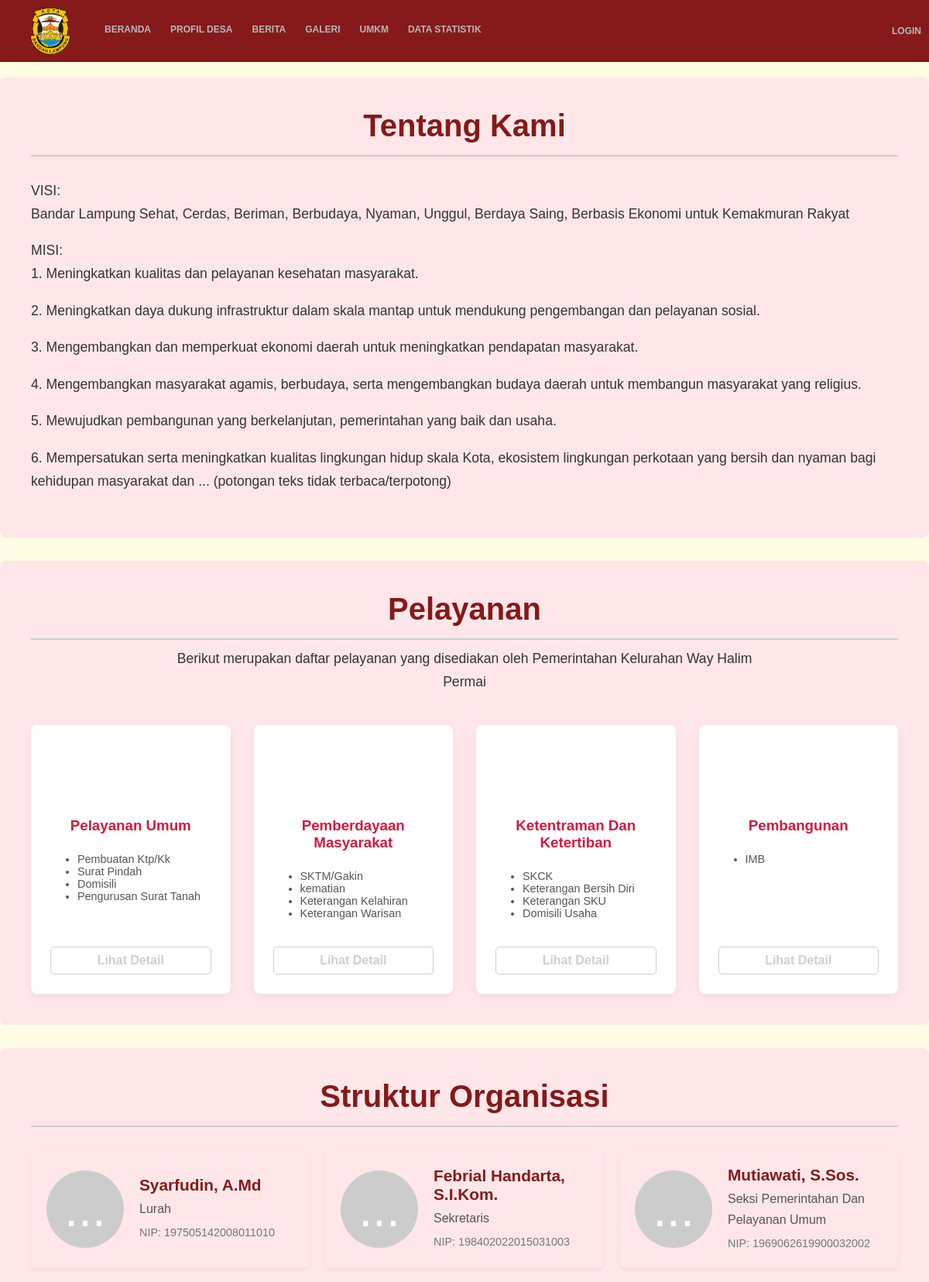
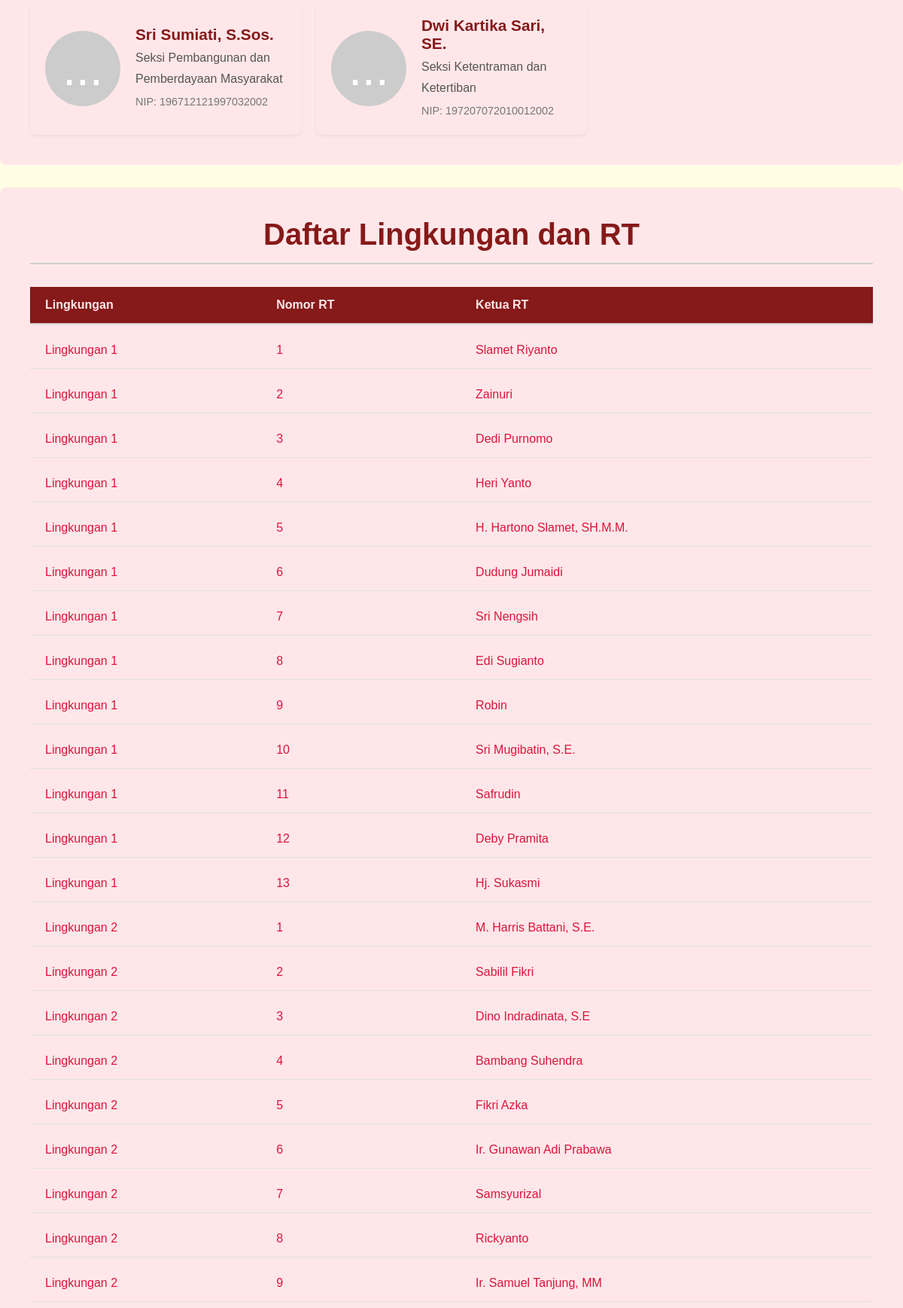
/profil/profil-desa/ (upper part), run on the app's committed database (2 pictures, top to bottom).
### profil/models.py (models this page shows, shortened)
class Profil(models.Model):
    judul = models.CharField(max_length=200)
    konten = models.TextField()

class KategoriLayanan(models.Model):
    nama_kategori = models.CharField(max_length=100)
    icon_svg = models.TextField(blank=True, null=True, help_text="Tempelkan kode SVG ikon di sini")
    class Meta:
        verbose_name_plural = "Kategori Layanan"

class Layanan(models.Model):
    kategori = models.ForeignKey(KategoriLayanan, related_name='layanan_list', on_delete=models.CASCADE)
    nama_layanan = models.CharField(max_length=200)
    deskripsi_lengkap = models.TextField()
    class Meta:
        verbose_name_plural = "Layanan"

class StrukturOrganisasi(models.Model):
    nama = models.CharField(max_length=100)
    jabatan = models.CharField(max_length=100)
    nip = models.CharField(max_length=20, blank=True, null=True)
    foto = models.ImageField(upload_to='struktur_organisasi/', blank=True, null=True)

class LingkunganRT(models.Model):
    nama_lingkungan = models.CharField(max_length=100)
    nomor_rt = models.CharField(max_length=5)
    nama_ketua_rt = models.CharField(max_length=100)

### profil/views.py (the view)
# urls.py: path('profil-desa/', views.halaman_profil_lengkap, name='profil_lengkap'),
def halaman_profil_lengkap(request):
    try:
        tentang_kami = Profil.objects.get(judul__icontains="Tentang Kami")
    except Profil.DoesNotExist:
        tentang_kami = None
    semua_kategori = KategoriLayanan.objects.all()
    semua_pejabat = StrukturOrganisasi.objects.all()
    semua_rt = LingkunganRT.objects.all()
    context = {
        'tentang_kami': tentang_kami,
        'semua_kategori': semua_kategori,
        'semua_pejabat': semua_pejabat,
        'semua_rt': semua_rt,
    }
    return render(request, 'profil/halaman_profil_lengkap.html', context)

### profil/templates/profil/halaman_profil_lengkap.html (shortened to what this page needs)
{% extends 'profil/base.html' %}
{% load static %}
{% block extra_css %}
    <link rel="stylesheet" href="{% static 'css/daftarlingkungan.css' %}?v=1.0">
{% endblock %}
{% block content %}
<div class="profil-section">
    {% if tentang_kami %}
        <h1>{{ tentang_kami.judul }}</h1>
        <p class="profil-subtitle">
            {{ tentang_kami.konten|linebreaks }}
        </p>
    {% endif %}
</div>
<div class="profil-section">
    <h1>Pelayanan</h1>
    <p class="profil-subtitle" style="margin-top: 10px; margin-bottom: 40px;">
        Berikut merupakan daftar pelayanan yang disediakan oleh Pemerintahan Kelurahan Way Halim Permai
    </p>
    <div class="layanan-grid" style="display: grid; grid-template-columns: repeat(auto-fill, minmax(250px, 1fr)); gap: 30px; justify-content: center;">
        {% for kategori in semua_kategori %}
        <div class="layanan-card" style="background: #fff; border-radius: 8px; box-shadow: 0 4px 12px rgba(0,0,0,0.05); padding: 25px; text-align: center; display: flex; flex-direction: column;">
            <div class="layanan-icon" style="color: var(--warna-aksen); width: 60px; height: 60px; margin: 0 auto 15px auto;">
            </div>
            <h3 style="font-weight: 600; margin-bottom: 10px;">{{ kategori.nama_kategori }}</h3>
            <div style="flex-grow: 1; text-align: left; padding-left: 15px; margin-bottom: 20px;">
                <ul style="font-size: 0.9em; color: #555; padding-left: 20px;">
                    {% for layanan in kategori.layanan_list.all|slice:":6" %}
                        <li>{{ layanan.nama_layanan }}</li>
                    {% empty %}
                        <li style="list-style: none;">-</li>
                    {% endfor %}
                </ul>
            </div>
            <a href="{% url 'layanan_detail' kategori_id=kategori.pk %}" style="border: 1px solid var(--warna-aksen); color: var(--warna-aksen); padding: 8px 15px; border-radius: 5px; text-decoration: none; font-weight: 600; margin-top: auto;">
                Lihat Detail
            </a>
        </div>
        {% endfor %}
    </div>
</div>
<div class="profil-section">
    <h1>Struktur Organisasi</h1>
    <div class="struktur-organisasi-grid" style="display: grid; grid-template-columns: repeat(auto-fill, minmax(350px, 1fr)); gap: 20px; margin-top: 30px;">
        {% for pejabat in semua_pejabat %}
        <div class="pejabat-card"> <div class="pejabat-foto" style="flex-shrink: 0; margin-right: 20px;">
                {% if pejabat.foto %}
                    <img src="{{ pejabat.foto.url }}" alt="{{ pejabat.nama }}" style="width: 100px; height: 100px; object-fit: cover; border-radius: 50%;">
                {% else %}
                    <div style="width: 100px; height: 100px; border-radius: 50%; background-color: #ccc; display: flex; align-items: center; justify-content: center; font-size: 4em; color: #fff;">
                        <span>...</span>
                    </div>
                {% endif %}
            </div>
            <div class="pejabat-detail">
                <h5 style="margin: 0 0 5px 0; color: var(--warna-utama); font-size: 1.3em;">{{ pejabat.nama }}</h5>
                <p style="margin: 0; font-size: 1em; color: #555;">{{ pejabat.jabatan }}</p>
                <p style="margin: 5px 0 0 0; font-size: 0.9em; color: #777;">NIP: {{ pejabat.nip|default_if_none:"-" }}</p>
            </div>
        </div>
        {% empty %}
        <p style="grid-column: 1 / -1; text-align: center;">Data struktur organisasi belum diisi.</p>
        {% endfor %}
    </div>
</div>
<div class="profil-section">
    <h1>Daftar Lingkungan dan RT</h1>
    <div class="table-container" style="border: none; padding: 0;">
        <table>
            <thead>
                <tr>
                    <th>Lingkungan</th>
                    <th>Nomor RT</th>
                    <th>Ketua RT</th>
                </tr>
            </thead>
            <tbody>
                {% for rt in semua_rt %}
                <tr>
                    <td>{{ rt.nama_lingkungan }}</td>
                    <td>{{ rt.nomor_rt }}</td>
                    <td>{{ rt.nama_ketua_rt }}</td>
                </tr>
                {% empty %}
                <tr>
                    <td colspan="3">Data lingkungan & RT belum diisi.</td>
                </tr>
                {% endfor %}
            </tbody>
        </table>
    </div>
</div>
{% endblock %}

### static/css/style.css (style rules this page uses)
:root { --warna-utama: rgb(134, 25, 25); --warna-aksen: #cfcfcf; --warna-latar: #FFFDE3; --warna-kartu: #ffffff; --warna-teks: crimson; --warna-putih: #FFE7E9; --lebar-konten-maksimal: 1200px; }
body { margin: 0px; font-family: 'OpenSans', Calibri, sans-serif; display: flex; flex-direction: column; min-height: 100vh; padding-top: 0; background-color: var(--warna-putih); color: var(--warna-teks); }
h1 { font-size: 36px; }
div p { color: #333; }
html, body { overflow-x: hidden; }

### static/css/daftarlingkungan.css (style rules this page uses)
body { padding-top: 100px; background-color: var(--warna-latar); font-family: 'OpenSans', Calibri, sans-serif; }
h1 { font-size: 2.5em; color: var(--warna-utama); margin: 0; font-weight: bold; }
.table-container { overflow-x: auto; padding: 20px; border: 1px solid rgb(208, 208, 208); }
table { width: 100%; border-collapse: separate; border-spacing: 0 10px; margin-top: 20px; }
thead th { background-color: var(--warna-utama); color: var(--warna-putih); text-align: left; padding: 15px 20px; font-weight: 600; border-bottom: 2px solid var(--warna-aksen); }
tbody td { padding: 15px 20px; border-bottom: 1px solid #E0E0E0; color: var(--warna-teks); }
tbody tr:nth-child(even) { background-color: var(--warna-putih); }

### profil/templates/profil/halaman_profil_lengkap.html (style rules this page uses)
.profil-section { background-color: var(--warna-putih); margin-bottom: 30px; padding: 40px; border-radius: 8px; margin-top: 0; }
.profil-section h1 { color: var(--warna-utama); font-size: 2.5em; border-bottom: 2px solid var(--warna-aksen); padding-bottom: 15px; text-align: center; margin-top: 0; }
.profil-section p { font-size: 1.1em; line-height: 1.7; }
.profil-subtitle { text-align: center; max-width: 800px; margin: 0 auto 30px auto; }
.pejabat-card { display: flex; align-items: center; background-color: var(--warna-putih); padding: 20px; border-radius: 8px; box-shadow: 0 2px 5px rgba(0,0,0,0.05); text-align: left; }

### data on the page
Profil: judul "Tentang Kami", konten "VISI: Bandar Lampung Sehat, Cerdas, Beriman, Berbudaya, Nyaman, Unggul, Berdaya Saing, Berbasis Ekonomi untuk Kemakmuran Rakyat MISI: 1. Meningkatkan kualitas dan pelayanan kesehatan masyarakat. 2. Meningkatkan daya dukung infrastruktur dalam skala mantap untuk mendukung pengembangan dan pelayanan sosial. 3. Mengembangkan dan memperkuat ekonomi daerah untuk meningkatkan pendapatan masyarakat. 4. Mengembangkan masyarakat agamis, berbudaya, serta mengembangkan budaya daerah untuk membangun masyarakat yang religius. 5. Mewujudkan pembangunan yang berkelanjutan, pemerintahan yang baik dan usaha. 6. Mempersatukan serta meningkatkan kualitas lingkungan hidup skala Kota, ekosistem lingkungan…"
KategoriLayanan: nama_kategori "Pelayanan Umum"
Layanan: nama_layanan "Pembuatan Ktp/Kk"
Layanan: nama_layanan "Surat Pindah"
Layanan: nama_layanan "Domisili"
Layanan: nama_layanan "Pengurusan Surat Tanah"
KategoriLayanan: nama_kategori "Pemberdayaan Masyarakat"
Layanan: nama_layanan "SKTM/Gakin"
Layanan: nama_layanan "kematian"
Layanan: nama_layanan "Keterangan Kelahiran"
Layanan: nama_layanan "Keterangan Warisan"
KategoriLayanan: nama_kategori "Ketentraman Dan Ketertiban"
Layanan: nama_layanan "SKCK"
Layanan: nama_layanan "Keterangan Bersih Diri"
Layanan: nama_layanan "Keterangan SKU"
Layanan: nama_layanan "Domisili Usaha"
KategoriLayanan: nama_kategori "Pembangunan"
Layanan: nama_layanan "IMB"
StrukturOrganisasi: nama "Syarfudin, A.Md", jabatan "Lurah", nip "197505142008011010"
StrukturOrganisasi: nama "Febrial Handarta, S.I.Kom.", jabatan "Sekretaris", nip "198402022015031003"
StrukturOrganisasi: nama "Mutiawati, S.Sos.", jabatan "Seksi Pemerintahan Dan Pelayanan Umum", nip "1969062619900032002"
StrukturOrganisasi: nama "Sri Sumiati, S.Sos.", jabatan "Seksi Pembangunan dan Pemberdayaan Masyarakat", nip "196712121997032002"
StrukturOrganisasi: nama "Dwi Kartika Sari, SE.", jabatan "Seksi Ketentraman dan Ketertiban", nip "197207072010012002"
LingkunganRT: nama_lingkungan "Lingkungan 1", nomor_rt "1", nama_ketua_rt "Slamet Riyanto"
LingkunganRT: nama_lingkungan "Lingkungan 1", nomor_rt "2", nama_ketua_rt "Zainuri"
LingkunganRT: nama_lingkungan "Lingkungan 1", nomor_rt "3", nama_ketua_rt "Dedi Purnomo"
LingkunganRT: nama_lingkungan "Lingkungan 1", nomor_rt "4", nama_ketua_rt "Heri Yanto"
LingkunganRT: nama_lingkungan "Lingkungan 1", nomor_rt "5", nama_ketua_rt "H. Hartono Slamet, SH.M.M."
LingkunganRT: nama_lingkungan "Lingkungan 1", nomor_rt "6", nama_ketua_rt "Dudung Jumaidi"
LingkunganRT: nama_lingkungan "Lingkungan 1", nomor_rt "7", nama_ketua_rt "Sri Nengsih"
LingkunganRT: nama_lingkungan "Lingkungan 1", nomor_rt "8", nama_ketua_rt "Edi Sugianto"
LingkunganRT: nama_lingkungan "Lingkungan 1", nomor_rt "9", nama_ketua_rt "Robin"
LingkunganRT: nama_lingkungan "Lingkungan 1", nomor_rt "10", nama_ketua_rt "Sri Mugibatin, S.E."
LingkunganRT: nama_lingkungan "Lingkungan 1", nomor_rt "11", nama_ketua_rt "Safrudin"
LingkunganRT: nama_lingkungan "Lingkungan 1", nomor_rt "12", nama_ketua_rt "Deby Pramita"
LingkunganRT: nama_lingkungan "Lingkungan 1", nomor_rt "13", nama_ketua_rt "Hj. Sukasmi"
LingkunganRT: nama_lingkungan "Lingkungan 2", nomor_rt "1", nama_ketua_rt "M. Harris Battani, S.E."
LingkunganRT: nama_lingkungan "Lingkungan 2", nomor_rt "2", nama_ketua_rt "Sabilil Fikri"
LingkunganRT: nama_lingkungan "Lingkungan 2", nomor_rt "3", nama_ketua_rt "Dino Indradinata, S.E"
LingkunganRT: nama_lingkungan "Lingkungan 2", nomor_rt "4", nama_ketua_rt "Bambang Suhendra"
LingkunganRT: nama_lingkungan "Lingkungan 2", nomor_rt "5", nama_ketua_rt "Fikri Azka"
LingkunganRT: nama_lingkungan "Lingkungan 2", nomor_rt "6", nama_ketua_rt "Ir. Gunawan Adi Prabawa"
LingkunganRT: nama_lingkungan "Lingkungan 2", nomor_rt "7", nama_ketua_rt "Samsyurizal"
LingkunganRT: nama_lingkungan "Lingkungan 2", nomor_rt "8", nama_ketua_rt "Rickyanto"
LingkunganRT: nama_lingkungan "Lingkungan 2", nomor_rt "9", nama_ketua_rt "Ir. Samuel Tanjung, MM"
